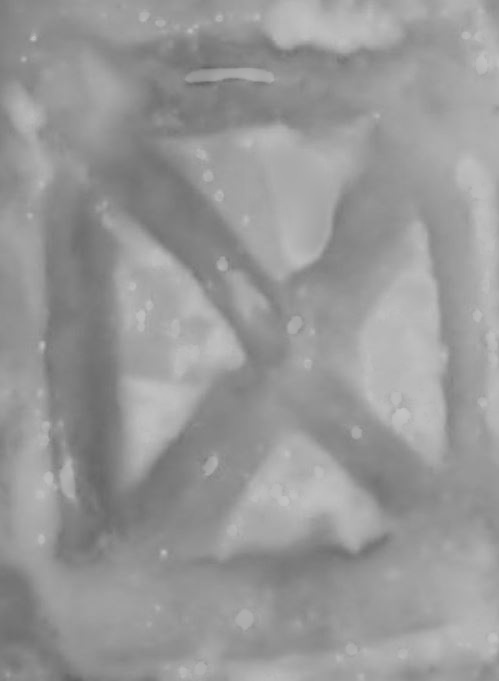
#> input picture Pycode/ReflectionCorrected/Capture.JPG, 499 x 681 px
$ python CircleDetection.py ReflectionCorrected/Capture.JPG
#> lines starting #> are read from the running program, lines starting #| are printed output that depends on the picture; after the words box and inside, x2 and y2 are one past the last pixel; in counts of white or black regions, pixels touching at a corner belong together
from helper import *


def binarize(img):
  mask = cv2.adaptiveThreshold(img,255,cv2.ADAPTIVE_THRESH_GAUSSIAN_C,cv2.THRESH_BINARY,11,2)
  return(mask)

def BilateralBlur(img):
  sigI,sigS = 5,5
  kbsize = -1
  blurred = cv2.bilateralFilter(img,kbsize,sigI,sigS)
  # blurred = cv2.bilateralFilter(blurred,kbsize,sigI,sigS)
  # blurred = cv2.bilateralFilter(blurred,kbsize,sigI,sigS)
  return(blurred)

img = cv2.imread(sys.argv[1],cv2.IMREAD_GRAYSCALE)
#> img is the input picture: shape (681, 499); min 100, max 196, mean 152
corners  = [[0,0],[0,img.shape[1]-1],[img.shape[0]-1,img.shape[1]-1] , [img.shape[0]-1,0]]
#> corners = [[0, 0], [0, 498], [680, 498], [680, 0]]
# corners  = [[25,43],[0,img.shape[1]-1],[img.shape[0]-1,img.shape[1]-1] , [img.shape[0]-1,0]]

size = int(max(img.shape[0],img.shape[1])/3.1)
#> size = 219

croppedImgs = [0]*4
croppedImgs[0] = img[corners[0][0]:corners[0][0] + size, corners[0][1]:corners[0][1]+size] #Top Left
croppedImgs[1] = img[corners[1][0]:corners[1][0] + size, corners[1][1] - size:corners[1][1]] #Top Right
croppedImgs[2] = img[corners[2][0] - size:corners[2][0], corners[2][1] - size:corners[2][1]] # Bottom right
croppedImgs[3] = img[corners[3][0] - size:corners[3][0], corners[3][1]:corners[3][1] + size] # Bottom Left

lowFimgs = []
for limg in croppedImgs:
  lowFimgs.append(BilateralBlur(limg))
#> this loop made 4 passes
#> pass 1, in BilateralBlur, `blurred = cv2.bilateralFilter(img,kbsize,sigI,sigS)`:
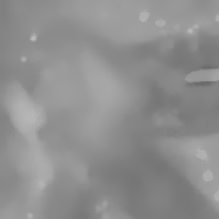
#> blurred: shape (219, 219); min 106, max 186, mean 142.6
#> pass 2, in BilateralBlur (call 2), `blurred = cv2.bilateralFilter(img,kbsize,sigI,sigS)`:
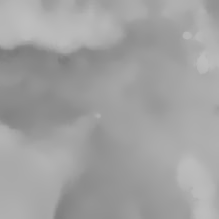
#> blurred: shape (219, 219); min 122, max 190, mean 161.1
#> pass 3, in BilateralBlur (call 3), `blurred = cv2.bilateralFilter(img,kbsize,sigI,sigS)`:
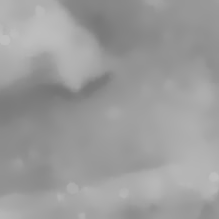
#> blurred: shape (219, 219); min 117, max 192, mean 155.8
#> after the loop, lowFimgs = 4 items

binImgs = []
for bimg in lowFimgs:
  binImgs.append(binarize(bimg))
#> this loop made 4 passes
#> pass 1, in binarize, `mask = cv2.adaptiveThreshold(img,255,cv2.ADAPTIVE_THRESH_GAUSSIAN_C,cv..`:
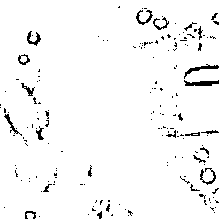
#> mask: shape (219, 219); 96.3% white; black in thin lines or dots
#> pass 3, in binarize (call 3), `mask = cv2.adaptiveThreshold(img,255,cv2.ADAPTIVE_THRESH_GAUSSIAN_C,cv..`:
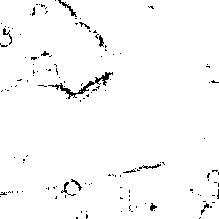
#> mask: shape (219, 219); 97.8% white; black in thin lines or dots
#> after the loop, binImgs = 4 items

kernel = np.ones((3,3),np.uint8)
for i in range(len(binImgs)):
  binImgs[i] = cv2.morphologyEx(binImgs[i], cv2.MORPH_OPEN, kernel,iterations = 1)

minRadius = int((size/3)/2)
#> minRadius = 36
maxRadius = int((size*(1.414)))
#> maxRadius = 309
minDist = size
#> minDist = 219
resolution = 1
CannyHigh = 80
AccumThresh = 50
for j,res in enumerate(binImgs):
  circles = cv2.HoughCircles(res,cv2.HOUGH_GRADIENT,resolution,minDist,
                              param1=CannyHigh,param2=AccumThresh,minRadius=minRadius,maxRadius=maxRadius)
  if circles is None:
    continue
  circles = np.uint16(np.around(circles))
  # print(circles[0][0])
  lowFimgs[j] = cv2.cvtColor(lowFimgs[j],cv2.COLOR_GRAY2BGR)
  for i in circles[0,:]:
    # draw the outer circle
    cv2.circle(lowFimgs[j],(i[0],i[1]),i[2],(0,255,0),2)
    # draw the center of the circle
    cv2.circle(lowFimgs[j],(i[0],i[1]),2,(0,0,255),3)


cv2.imshow("Original",img)

for i,img in enumerate(binImgs):
  cv2.imshow("Adaptive Theresholding"+str(i),img)
#> this loop made 4 passes
#> pass 1, `cv2.imshow("Adaptive Theresholding"+str(i),img)`:
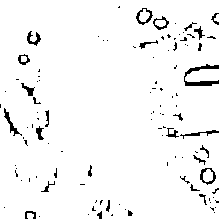
#> window 'Adaptive Theresholding0': shape (219, 219); 95.8% white; black in thin lines or dots
#> pass 2, `cv2.imshow("Adaptive Theresholding"+str(i),img)`:
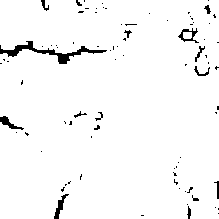
#> window 'Adaptive Theresholding1': shape (219, 219); 96.9% white; 84 black regions (69 under 20 px), largest, box (x1, y1, x2, y2) and area: (0, 41, 107, 64) 548, (54, 194, 69, 219) 121, (0, 116, 24, 130) 116


for i,img in enumerate(lowFimgs):
  cv2.imshow("Blurred"+str(i),img)


cv2.waitKey(0)
cv2.destroyAllWindows()
